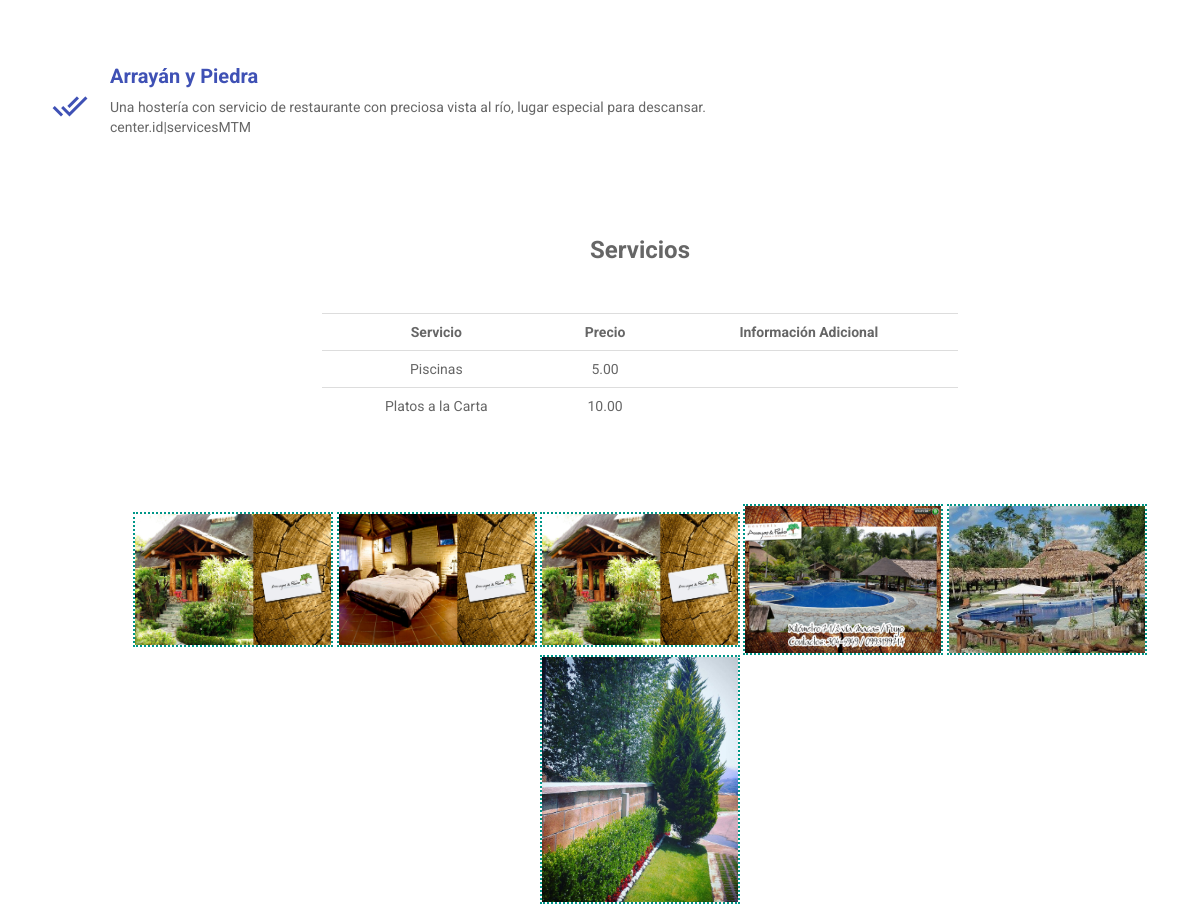
Page /destino/ver/arrayan-y-piedra/ (middle part) on the earlier database version.
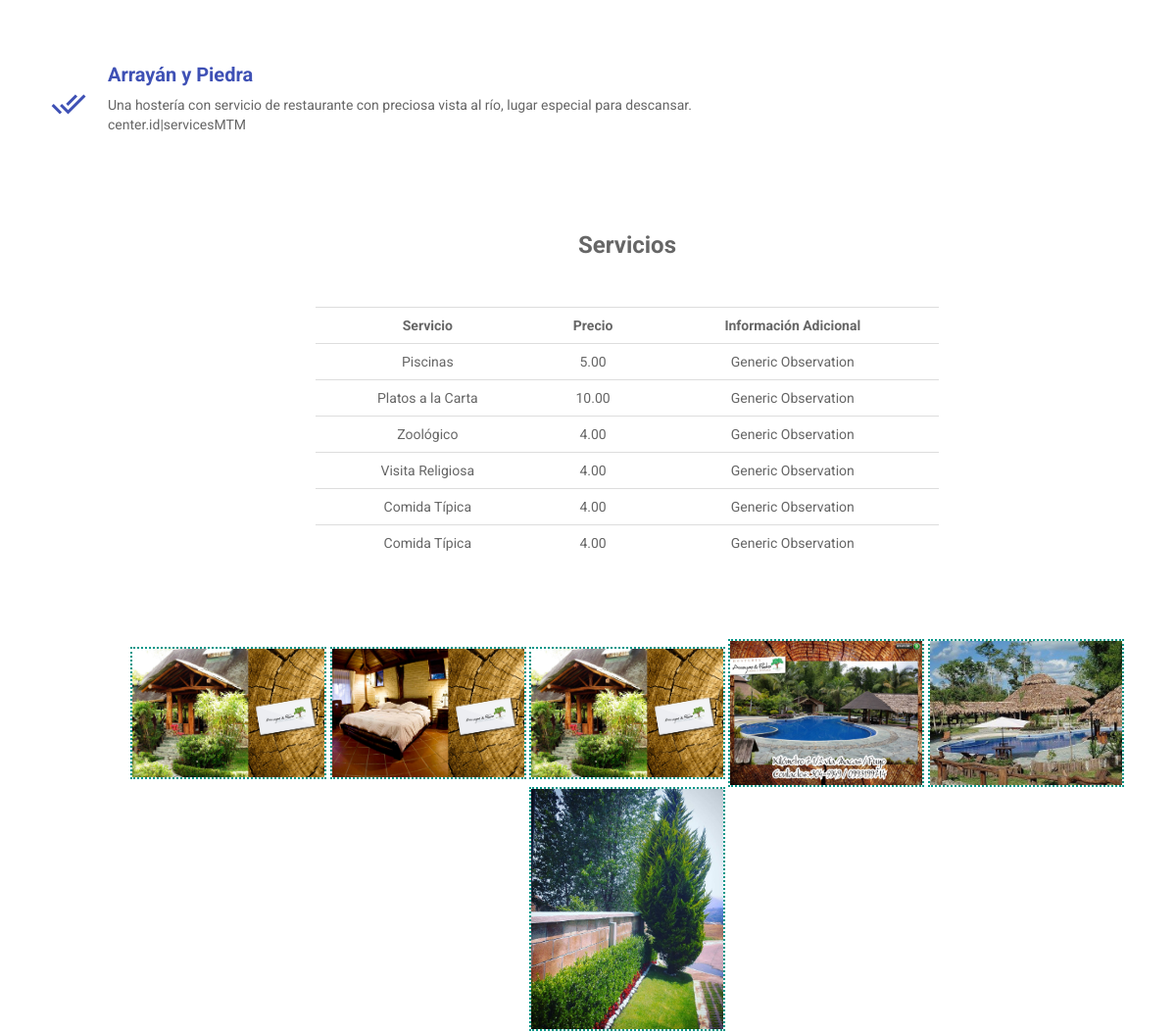
Same page on the later database version.
### centro/models.py (models this page shows, shortened)
class Center(models.Model):
    name = models.TextField(blank=False)
    addres = map_fields.AddressField(max_length=200)
    aditional_information = models.TextField(blank=True, verbose_name='Place Description')
    geolocation = map_fields.GeoLocationField(max_length=100)
    slug = AutoSlugField(unique=True, populate_from='name', always_update=True)
    user = models.OneToOneField(User, unique=True, null=True, related_name='center')
    free = models.BooleanField(default=False)
    service = models.ManyToManyField(Service, through='ServiceCenter')

class ServiceCenter(models.Model):
    center = models.ForeignKey(Center)
    service = models.ForeignKey(Service)
    cost = models.DecimalField(max_digits=10,
                               decimal_places=2,
                               blank=False,
                               default=00.00)
    observation = models.TextField(blank=True)
    def __str__(self):
        return self.service.name

class Picture(models.Model):
    picture = models.ImageField()
    center = models.ForeignKey(Center, related_name='pictures')
    description = models.CharField(max_length=255)

### servicio/models.py (models this page shows, shortened)
class Service(models.Model):
    name = models.CharField(max_length=256, unique=True)
    slug = AutoSlugField(unique=True, populate_from='name', always_update=True, null=True, default=name)

### centro/views.py (the view)
# urls.py: url(r'^destino/ver/(?P<slug>[-\w ]+)/$', CenterDetailView.as_view(), name='center_detail'),
class CenterDetailView(DetailView):
    model = Center
    template_name = 'center_detail.html'
    slug_field = 'slug'
    context_object_name = 'center'

### centro/templates/center_detail.html (shortened to what this page needs)
{% extends 'base.html' %}
{% load app_filters %}
{% block content %}
    <div class="col-md-12 col-sm-12 wow fadeInDown">
        <div class="features">
            <div class="icon">
                <i class="mdi-action-done-all"></i>
            </div>
            <div class="features-text">
                <h4>{{ center.name }}
                </h4>
                <p style="text-align: justify;">
                  {{ center.aditional_information|linebreaksbr }}
                </p>
            center.id|servicesMTM
            {% if center.servicecenter_set.all %}
                <br><br><br><br><div class="table-responsive" style="max-width: 60%; margin: auto auto;">
                    <br><h3 style="text-align: center;"><b>Servicios </b></h3><br><br>
                  <table class="table">
                    <tr align="center">
                        <td><b>Servicio</b></td>
                        <td><b>Precio</b></td>
                        <td><b>Información Adicional</b></td>
                    </tr>
                    {% for service in center.servicecenter_set.all %}
                        <tr align="center">
                            <td>{{ service }}</td>
                            <td>{{ service.cost }}</td>
                            <td>{{ service.observation }}</td>
                          </tr>
                    {% endfor %}
                  </table>
                </div>
          {% endif %}
          </div>
        </div>
    </div>
    <div id="links" class="col-md-12 col-sm-12">
        <div class="features">
              <div class="features-text" style="margin: auto auto; text-align: center;">
                {% for picture in center.pictures.all %}
                <a href="{% url 'ver_imagen' picture.picture %}" title="{{ picture.description }}">
                    <img src="{% url 'ver_imagen' picture.picture %}" alt="{{ picture.description }}" style="max-width: 200px; border-style:dotted;border-width:2px;">
                </a>
                {% endfor %}
              </div>
        </div>
    </div>
{% endblock %}

### centro/templates/base.html (shortened to what this page needs)
{% load static %}
<!doctype html>
<html lang="en">
  <head>
    <link href="{% static 'css/bootstrap.min.css'%}" rel="stylesheet">
    <link href="//cdn.muicss.com/mui-0.9.9-rc1/css/mui.min.css" rel="stylesheet" type="text/css" />
    <link rel="stylesheet" href="{% static 'fonts/font-awesome.min.css'%}" type="text/css" media="screen">
    <link href="{% static 'css/material.min.css' %}" rel="stylesheet">
    <link href="{% static 'css/ripples.min.css' %}" rel="stylesheet">
    <link href="{% static 'css/main.css' %}" rel="stylesheet">
    <link href="{% static 'css/responsive.css' %}" rel="stylesheet">
    <link href="{% static 'css/animate.min.css' %}" rel="stylesheet">
      <link rel="stylesheet" href="{% static 'css/blueimp-gallery.min.css' %}">
  </head>
  <body>
  	<div class="content-wrap">
    <section id="features" class="section">
      <div class="container">
        <div class="row">
          {% block content %}
          {% endblock %}
        </div>
      </div>
    </section>
    </div>
  </body>
</html>

### centro/static/css/main.css (style rules this page uses)
body { font-family: 'Roboto', sans-serif; color: #666; font-size: 14px; font-weight: 400; background: #fff; }
.row { padding: 30px 0; }
.section { padding: 90px 0; }
.content-wrap { -webkit-transition: -webkit-transform 0.4s; transition: transform 0.4s; -webkit-transition-timing-function: cubic-bezier(0.7, 0, 0.3, 1); transition-timing-function: cubic-bezier(0.7, 0, 0.3, 1); }
#features { background: #fff; }
#features .features { margin: 30px 0; }
#features .features .icon { float: left; text-align: center; }
#features .features .icon i { width: 80px; height: 80px; line-height: 80px; border-radius: 50%; font-size: 36px; color: #3f51b5; }
#features .features h4 { margin-bottom: 10px; font-size: 20px; font-weight: 700; color: #3f51b5; }
#features .features .features-text { padding-left: 80px; }
#features .features .features-text p { margin: 0; }

Differences in the rows shown:
changed ServiceCenter "Piscinas": observation (not shown) → "Generic Observation"
changed ServiceCenter "Platos a la Carta": observation (not shown) → "Generic Observation"
added ServiceCenter: service.name "Zoológico", cost "4.00", observation "Generic Observation"
added ServiceCenter: service.name "Visita Religiosa", cost "4.00", observation "Generic Observation"
added ServiceCenter: service.name "Comida Típica", cost "4.00", observation "Generic Observation"
added ServiceCenter: service.name "Comida Típica", cost "4.00", observation "Generic Observation"
